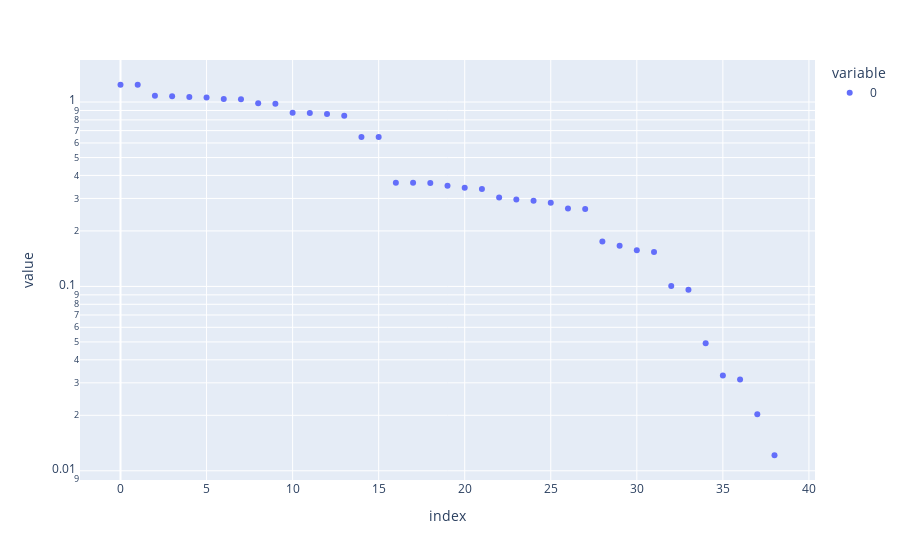
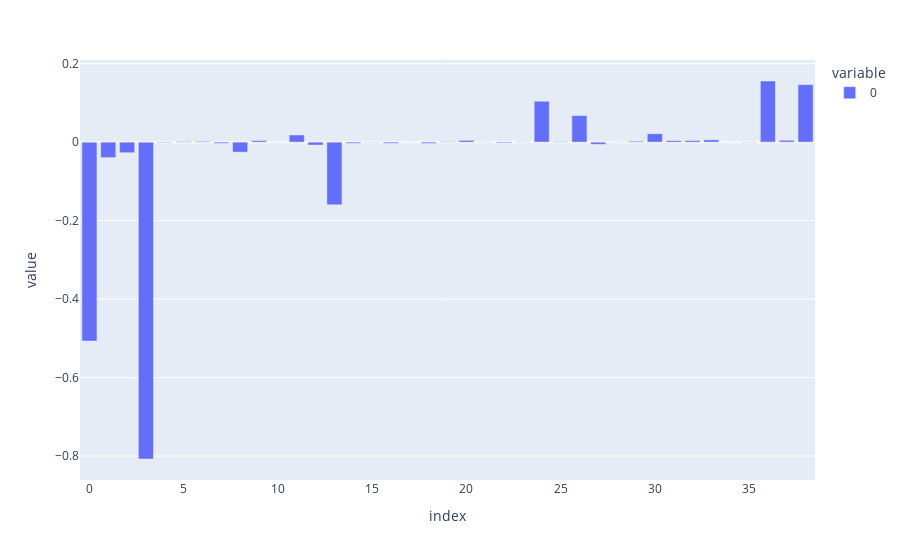

The notebook cell saved with these charts, in order:
### Code cell
cmat = ConstraintMatrixFactory(4,2,3,False)
K,E = cmat.create_cmat_from_sample(values,variances)
s,v = spectral_dec(K)
px.scatter(s,log_y=True).show()
px.bar(v[-1])

### Figure 1 — Plotly figure (JSON) as saved in the notebook; plotly's stock layout.template omitted (floating-point values rounded to 4 significant figures)
{"data": [{"hovertemplate": "variable=0<br>index=%{x}<br>value=%{y}<extra></extra>", "legendgroup": "0", "marker": {"color": "#636efa", "symbol": "circle"}, "mode": "markers", "name": "0", "orientation": "v", "showlegend": true, "type": "scatter", "x": [0, 1, 2, 3, 4, 5, 6, 7, 8, 9, 10, 11, 12, 13, 14, 15, 16, 17, 18, 19, 20, 21, 22, 23, 24, 25, 26, 27, 28, 29, 30, 31, 32, 33, 34, 35, 36, 37, 38], "xaxis": "x", "y": [1.241, 1.24, 1.081, 1.076, 1.065, 1.058, 1.038, 1.036, 0.9856, 0.9776, 0.8755, 0.8713, 0.8613, 0.8415, 0.647, 0.6462, 0.3648, 0.3645, 0.3643, 0.352, 0.3433, 0.338, 0.3036, 0.2958, 0.2916, 0.2846, 0.2648, 0.2628, 0.1754, 0.1662, 0.1573, 0.1538, 0.1005, 0.09595, 0.04913, 0.03287, 0.03131, 0.02025, 0.01214], "yaxis": "y"}], "layout": {"legend": {"title": {"text": "variable"}, "tracegroupgap": 0}, "margin": {"t": 60}, "xaxis": {"anchor": "y", "domain": [0, 1], "title": {"text": "index"}}, "yaxis": {"anchor": "x", "domain": [0, 1], "title": {"text": "value"}, "type": "log"}}}

### Figure 2 — Plotly figure (JSON) as saved in the notebook; plotly's stock layout.template omitted (floating-point values rounded to 4 significant figures)
{"data": [{"alignmentgroup": "True", "hovertemplate": "variable=0<br>index=%{x}<br>value=%{y}<extra></extra>", "legendgroup": "0", "marker": {"color": "#636efa", "pattern": {"shape": ""}}, "name": "0", "offsetgroup": "0", "orientation": "v", "showlegend": true, "textposition": "auto", "type": "bar", "x": [0, 1, 2, 3, 4, 5, 6, 7, 8, 9, 10, 11, 12, 13, 14, 15, 16, 17, 18, 19, 20, 21, 22, 23, 24, 25, 26, 27, 28, 29, 30, 31, 32, 33, 34, 35, 36, 37, 38], "xaxis": "x", "y": [-0.507, -0.03948, -0.027, -0.8076, -0.001228, 0.001603, 0.001901, -0.003055, -0.02543, 0.003912, 9.712e-05, 0.01819, -0.007401, -0.1597, -0.003019, -0.0008768, -0.00304, -0.0001266, -0.003273, 0.001177, 0.004568, 0.0004672, -0.002021, 0.0006168, 0.1043, 0.00114, 0.06768, -0.005504, 0.0002443, 0.002347, 0.02133, 0.003828, 0.004084, 0.005877, 8.458e-05, -0.000877, 0.1558, 0.004701, 0.1466], "yaxis": "y"}], "layout": {"barmode": "relative", "legend": {"title": {"text": "variable"}, "tracegroupgap": 0}, "margin": {"t": 60}, "xaxis": {"anchor": "y", "domain": [0, 1], "title": {"text": "index"}}, "yaxis": {"anchor": "x", "domain": [0, 1], "title": {"text": "value"}}}}
